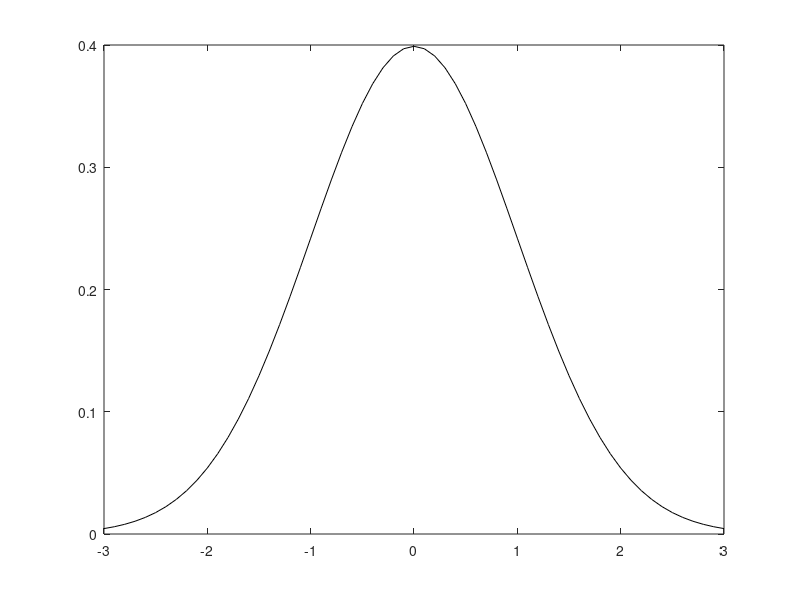

Write the MATLAB code that produced this figure. (Note: this script raises an error after producing the figure.)
mu = 0;
sigma = 1;
n = 1000;
step = 0.1;
h = 1;
[X] = mvnrnd(mu, sigma, n)';

x=-3:step:3;
plot(x,normpdf(x,mu,sigma),'Color',[0 0 0]);
hold;

pdf_parzen=Parzen(X, h, step, -3, 3);
plot(x,pdf_parzen,'r');